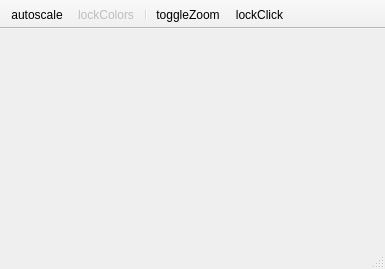
<?xml version="1.0" encoding="UTF-8"?>
<ui version="4.0">
 <class>nLineout</class>
 <widget class="QMainWindow" name="nLineout">
  <property name="geometry">
   <rect>
    <x>0</x>
    <y>0</y>
    <width>385</width>
    <height>269</height>
   </rect>
  </property>
  <property name="windowTitle">
   <string>MainWindow</string>
  </property>
  <property name="iconSize">
   <size>
    <width>20</width>
    <height>20</height>
   </size>
  </property>
  <property name="unifiedTitleAndToolBarOnMac">
   <bool>true</bool>
  </property>
  <widget class="QWidget" name="centralwidget">
   <layout class="QGridLayout" name="gridLayout">
    <property name="leftMargin">
     <number>4</number>
    </property>
    <property name="topMargin">
     <number>4</number>
    </property>
    <property name="rightMargin">
     <number>4</number>
    </property>
    <property name="bottomMargin">
     <number>4</number>
    </property>
    <item row="0" column="0" colspan="2">
     <widget class="nCustomPlotMouseX" name="plot" native="true"/>
    </item>
   </layout>
  </widget>
  <widget class="QToolBar" name="toolBar">
   <property name="enabled">
    <bool>true</bool>
   </property>
   <property name="windowTitle">
    <string>toolBar</string>
   </property>
   <property name="movable">
    <bool>false</bool>
   </property>
   <property name="floatable">
    <bool>false</bool>
   </property>
   <attribute name="toolBarArea">
    <enum>TopToolBarArea</enum>
   </attribute>
   <attribute name="toolBarBreak">
    <bool>false</bool>
   </attribute>
   <addaction name="actionAutoscale"/>
   <addaction name="actionLockColors"/>
   <addaction name="separator"/>
   <addaction name="actionToggleZoom"/>
   <addaction name="actionLockClick"/>
  </widget>
  <widget class="QStatusBar" name="statusBar">
   <property name="font">
    <font>
     <pointsize>10</pointsize>
    </font>
   </property>
  </widget>
  <action name="actionToggleZoom">
   <property name="checkable">
    <bool>true</bool>
   </property>
   <property name="icon">
    <iconset>
     <normaloff>:icons//lockzoom</normaloff>
     <normalon>:/lockzoom2</normalon>:icons//lockzoom</iconset>
   </property>
   <property name="text">
    <string>toggleZoom</string>
   </property>
   <property name="toolTip">
    <string>Show visible part</string>
   </property>
  </action>
  <action name="actionAutoscale">
   <property name="checkable">
    <bool>true</bool>
   </property>
   <property name="icon">
    <iconset>
     <normaloff>:icons//lockOpen</normaloff>
     <normalon>:/icons/lockClose.png</normalon>:icons//lockOpen</iconset>
   </property>
   <property name="text">
    <string>autoscale</string>
   </property>
   <property name="toolTip">
    <string>Auto/FixedScale</string>
   </property>
  </action>
  <action name="actionGetMinMax">
   <property name="checkable">
    <bool>true</bool>
   </property>
   <property name="enabled">
    <bool>false</bool>
   </property>
   <property name="icon">
    <iconset>
     <normaloff>:icons//center.png</normaloff>:icons//center.png</iconset>
   </property>
   <property name="text">
    <string>getMinMax</string>
   </property>
   <property name="toolTip">
    <string>Click mouse to set min and max</string>
   </property>
  </action>
  <action name="actionMin">
   <property name="text">
    <string>Min</string>
   </property>
  </action>
  <action name="actionMax">
   <property name="text">
    <string>Max</string>
   </property>
  </action>
  <action name="actionLockClick">
   <property name="checkable">
    <bool>true</bool>
   </property>
   <property name="icon">
    <iconset resource="../qrc/icons.qrc">
     <normaloff>:/icons/autoRefresh.png</normaloff>
     <normalon>:/icons/center.png</normalon>:/icons/autoRefresh.png</iconset>
   </property>
   <property name="text">
    <string>lockClick</string>
   </property>
   <property name="toolTip">
    <string>update on click</string>
   </property>
   <property name="neutrinoSave" stdset="0">
    <bool>true</bool>
   </property>
  </action>
  <action name="actionLockColors">
   <property name="checkable">
    <bool>true</bool>
   </property>
   <property name="enabled">
    <bool>false</bool>
   </property>
   <property name="icon">
    <iconset resource="../qrc/icons.qrc">
     <normaloff>:/icons/lockColor.png</normaloff>
     <normalon>:/icons/lockColor.png</normalon>:/icons/lockColor.png</iconset>
   </property>
   <property name="text">
    <string>lockColors</string>
   </property>
   <property name="toolTip">
    <string>Lock on displayed colorbar</string>
   </property>
   <property name="neutrinoSave" stdset="0">
    <bool>true</bool>
   </property>
  </action>
 </widget>
 <customwidgets>
  <customwidget>
   <class>nCustomPlotMouseX</class>
   <extends>QWidget</extends>
   <header>nCustomPlots.h</header>
   <container>1</container>
  </customwidget>
 </customwidgets>
 <resources>
  <include location="../qrc/icons.qrc"/>
 </resources>
 <connections/>
</ui>
